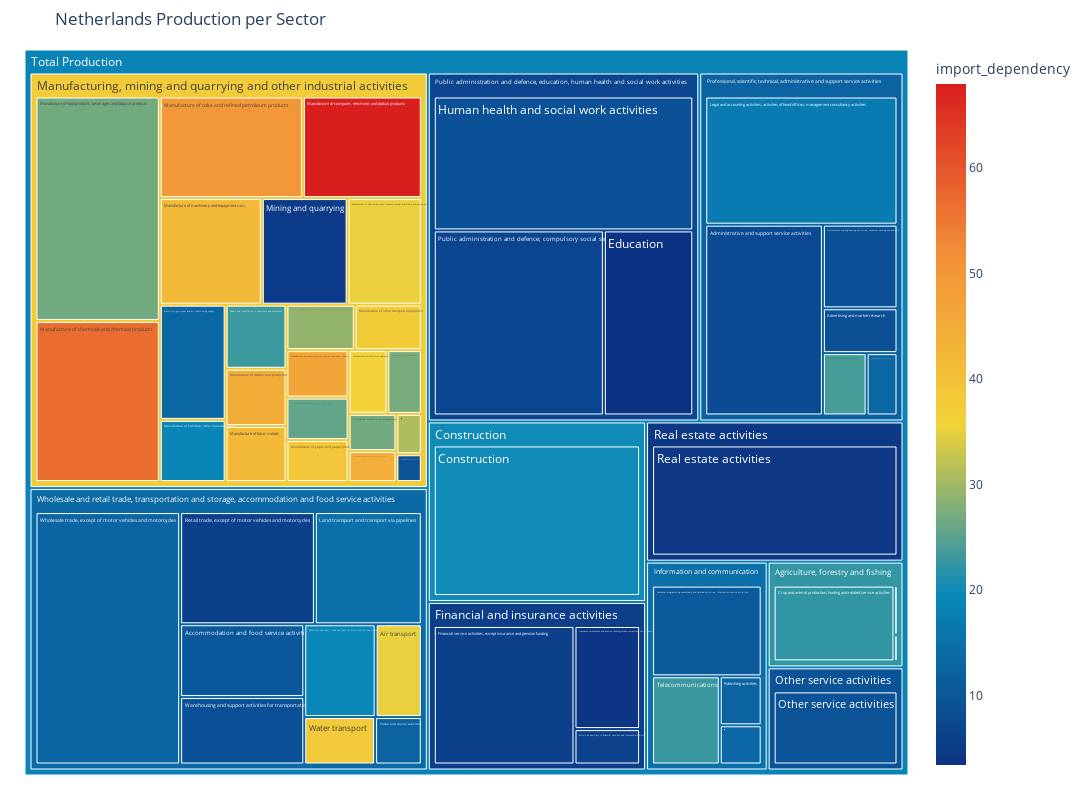

Write notebook code for a chart like this one.
### Code cell
fig1 = px.treemap(production_per_sector.iloc[:-2,:],path=[px.Constant("Total Production"),'aggregate_sector_name', 'sector_name'],values='production',color='import_dependency'
,color_continuous_scale='Portland',title='Netherlands Production per Sector',width=1400, height=800)
fig1.update_layout( 
    margin = dict(t=50, l=25, r=25, b=25))
fig1.show()

### Figure 1 — Plotly figure (JSON) as saved in the notebook; plotly's stock layout.template omitted (floating-point values rounded to 4 significant figures)
{"data": [{"branchvalues": "total", "customdata": [[10.33], [6.15], [7.85], [8.67], [34.97], [9.01], [10.73], [20], [22.3], [3.42], [13.15], [5.81], [22.09], [21.04], [9.16], [4.05], [14.82], [17.07], [41.78], [25.76], [56.69], [49.6], [67.97], [35.85], [35.11], [26.78], [18.95], [42.14], [46.43], [27.28], [37.5], [38.76], [44.79], [44.52], [31.01], [5.13], [13.33], [23.84], [9.33], [12.58], [26.88], [6.81], [12.5], [4.37], [22.98], [5.9], [13.05], [29.06], [22.87], [9.01], [9.4], [38.07], [19.15], [12.94], [22.29], [20], [5.421], [14.83], [37.49], [9.33], [12.59], [7.119], [4.37], [13.75], [18.52]], "domain": {"x": [0, 1], "y": [0, 1]}, "hovertemplate": "labels=%{label}<br>production=%{value}<br>parent=%{parent}<br>id=%{id}<br>import_dependency=%{color}<extra></extra>", "ids": ["Total Production/Wholesale and retail trade, transportation and storage, accommodation and food service activities/Accommodation and food service activities", "Total Production/Financial and insurance activities/Activities auxiliary to financial services and insurance activities", "Total Production/Professional, scientific, technical, administrative and support service activities/Administrative and support service activities", "Total Production/Professional, scientific, technical, administrative and support service activities/Advertising and market research", "Total Production/Wholesale and retail trade, transportation and storage, accommodation and food service activities/Air transport", "Total Production/Professional, scientific, technical, administrative and support service activities/Architectural and engineering activities; technical testing and analysis", "Total Production/Information and communication/Computer programming, consultancy and related activities; information service activities", "Total Production/Construction/Construction", "Total Production/Agriculture, forestry and fishing/Crop and animal production, hunting and related service activities", "Total Production/Public administration and defence, education, human health and social work activities/Education", "Total Production/Manufacturing, mining and quarrying and other industrial activities/Electricity, gas, steam and air conditioning supply", "Total Production/Financial and insurance activities/Financial service activities, except insurance and pension funding", "Total Production/Agriculture, forestry and fishing/Fishing and aquaculture", "Total Production/Agriculture, forestry and fishing/Forestry and logging", "Total Production/Public administration and defence, education, human health and social work activities/Human health and social work activities", "Total Production/Financial and insurance activities/Insurance, reinsurance and pension funding, except compulsory social security", "Total Production/Wholesale and retail trade, transportation and storage, accommodation and food service activities/Land transport and transport via pipelines", "Total Production/Professional, scientific, technical, administrative and support service activities/Legal and accounting activities; activities of head offices; management consultancy activities", "Total Production/Manufacturing, mining and quarrying and other industrial activities/Manufacture of basic metals", "Total Production/Manufacturing, mining and quarrying and other industrial activities/Manufacture of basic pharmaceutical products and pharmaceutical preparations", "Total Production/Manufacturing, mining and quarrying and other industrial activities/Manufacture of chemicals and chemical products ", "Total Production/Manufacturing, mining and quarrying and other industrial activities/Manufacture of coke and refined petroleum products ", "Total Production/Manufacturing, mining and quarrying and other industrial activities/Manufacture of computer, electronic and optical products", "Total Production/Manufacturing, mining and quarrying and other industrial activities/Manufacture of electrical equipment", "Total Production/Manufacturing, mining and quarrying and other industrial activities/Manufacture of fabricated metal products, except machinery and equipment", "Total Production/Manufacturing, mining and quarrying and other industrial activities/Manufacture of food products, beverages and tobacco products", "Total Production/Manufacturing, mining and quarrying and other industrial activities/Manufacture of furniture; other manufacturing", "Total Production/Manufacturing, mining and quarrying and other industrial activities/Manufacture of machinery and equipment n.e.c.", "Total Production/Manufacturing, mining and quarrying and other industrial activities/Manufacture of motor vehicles, trailers and semi-trailers", "Total Production/Manufacturing, mining and quarrying and other industrial activities/Manufacture of other non-metallic mineral products", "Total Production/Manufacturing, mining and quarrying and other industrial activities/Manufacture of other transport equipment", "Total Production/Manufacturing, mining and quarrying and other industrial activities/Manufacture of paper and paper products", "Total Production/Manufacturing, mining and quarrying and other industrial activities/Manufacture of rubber and plastic products", "Total Production/Manufacturing, mining and quarrying and other industrial activities/Manufacture of textiles, wearing apparel and leather products", "Total Production/Manufacturing, mining and quarrying and other industrial activities/Manufacture of wood and of products of wood and cork, except furniture; manufacture of articles of straw and plaiting materials", "Total Production/Manufacturing, mining and quarrying and other industrial activities/Mining and quarrying", "Total Production/Information and communication/Motion picture, video and television programme production, sound recording and music publishing activities; programming and broadcasting activities", "Total Production/Professional, scientific, technical, administrative and support service activities/Other professional, scientific and technical activities; veterinary activities", "Total Production/Other service activities/Other service activities", "Total Production/Wholesale and retail trade, transportation and storage, accommodation and food service activities/Postal and courier activities", "Total Production/Manufacturing, mining and quarrying and other industrial activities/Printing and reproduction of recorded media", "Total Production/Public administration and defence, education, human health and social work activities/Public administration and defence; compulsory social security", "Total Production/Information and communication/Publishing activities", "Total Production/Real estate activities/Real estate activities", "Total Production/Manufacturing, mining and quarrying and other industrial activities/Repair and installation of machinery and equipment", "Total Production/Wholesale and retail trade, transportation and storage, accommodation and food service activities/Retail trade, except of motor vehicles and motorcycles", "Total Production/Professional, scientific, technical, administrative and support service activities/Scientific research and development", "Total Production/Manufacturing, mining and quarrying and other industrial activities/Sewerage; waste collection, treatment and disposal activities; materials recovery; remediation activities and other waste management services ", "Total Production/Information and communication/Telecommunications", "Total Production/Wholesale and retail trade, transportation and storage, accommodation and food service activities/Warehousing and support activities for transportation", "Total Production/Manufacturing, mining and quarrying and other industrial activities/Water collection, treatment and supply", "Total Production/Wholesale and retail trade, transportation and storage, accommodation and food service activities/Water transport", "Total Production/Wholesale and retail trade, transportation and storage, accommodation and food service activities/Wholesale and retail trade and repair of motor vehicles and motorcycles", "Total Production/Wholesale and retail trade, transportation and storage, accommodation and food service activities/Wholesale trade, except of motor vehicles and motorcycles", "Total Production/Agriculture, forestry and fishing", "Total Production/Construction", "Total Production/Financial and insurance activities", "Total Production/Information and communication", "Total Production/Manufacturing, mining and quarrying and other industrial activities", "Total Production/Other service activities", "Total Production/Professional, scientific, technical, administrative and support service activities", "Total Production/Public administration and defence, education, human health and social work activities", "Total Production/Real estate activities", "Total Production/Wholesale and retail trade, transportation and storage, accommodation and food service activities", "Total Production"], "labels": ["Accommodation and food service activities", "Activities auxiliary to financial services and insurance activities", "Administrative and support service activities", "Advertising and market research", "Air transport", "Architectural and engineering activities; technical testing and analysis", "Computer programming, consultancy and related activities; information service activities", "Construction", "Crop and animal production, hunting and related service activities", "Education", "Electricity, gas, steam and air conditioning supply", "Financial service activities, except insurance and pension funding", "Fishing and aquaculture", "Forestry and logging", "Human health and social work activities", "Insurance, reinsurance and pension funding, except compulsory social security", "Land transport and transport via pipelines", "Legal and accounting activities; activities of head offices; management consultancy activities", "Manufacture of basic metals", "Manufacture of basic pharmaceutical products and pharmaceutical preparations", "Manufacture of chemicals and chemical products ", "Manufacture of coke and refined petroleum products ", "Manufacture of computer, electronic and optical products", "Manufacture of electrical equipment", "Manufacture of fabricated metal products, except machinery and equipment", "Manufacture of food products, beverages and tobacco products", "Manufacture of furniture; other manufacturing", "Manufacture of machinery and equipment n.e.c.", "Manufacture of motor vehicles, trailers and semi-trailers", "Manufacture of other non-metallic mineral products", "Manufacture of other transport equipment", "Manufacture of paper and paper products", "Manufacture of rubber and plastic products", "Manufacture of textiles, wearing apparel and leather products", "Manufacture of wood and of products of wood and cork, except furniture; manufacture of articles of straw and plaiting materials", "Mining and quarrying", "Motion picture, video and television programme production, sound recording and music publishing activities; programming and broadcasting activities", "Other professional, scientific and technical activities; veterinary activities", "Other service activities", "Postal and courier activities", "Printing and reproduction of recorded media", "Public administration and defence; compulsory social security", "Publishing activities", "Real estate activities", "Repair and installation of machinery and equipment", "Retail trade, except of motor vehicles and motorcycles", "Scientific research and development", "Sewerage; waste collection, treatment and disposal activities; materials recovery; remediation activities and other waste management services ", "Telecommunications", "Warehousing and support activities for transportation", "Water collection, treatment and supply", "Water transport", "Wholesale and retail trade and repair of motor vehicles and motorcycles", "Wholesale trade, except of motor vehicles and motorcycles", "Agriculture, forestry and fishing", "Construction", "Financial and insurance activities", "Information and communication", "Manufacturing, mining and quarrying and other industrial activities", "Other service activities", "Professional, scientific, technical, administrative and support service activities", "Public administration and defence, education, human health and social work activities", "Real estate activities", "Wholesale and retail trade, transportation and storage, accommodation and food service activities", "Total Production"], "marker": {"coloraxis": "coloraxis", "colors": [10.33, 6.15, 7.85, 8.67, 34.97, 9.01, 10.73, 20, 22.3, 3.42, 13.15, 5.81, 22.09, 21.04, 9.16, 4.05, 14.82, 17.07, 41.78, 25.76, 56.69, 49.6, 67.97, 35.85, 35.11, 26.78, 18.95, 42.14, 46.43, 27.28, 37.5, 38.76, 44.79, 44.52, 31.01, 5.13, 13.33, 23.84, 9.33, 12.58, 26.88, 6.81, 12.5, 4.37, 22.98, 5.9, 13.05, 29.06, 22.87, 9.01, 9.4, 38.07, 19.15, 12.94, 22.29, 20, 5.421, 14.83, 37.49, 9.33, 12.59, 7.119, 4.37, 13.75, 18.52]}, "name": "", "parents": ["Total Production/Wholesale and retail trade, transportation and storage, accommodation and food service activities", "Total Production/Financial and insurance activities", "Total Production/Professional, scientific, technical, administrative and support service activities", "Total Production/Professional, scientific, technical, administrative and support service activities", "Total Production/Wholesale and retail trade, transportation and storage, accommodation and food service activities", "Total Production/Professional, scientific, technical, administrative and support service activities", "Total Production/Information and communication", "Total Production/Construction", "Total Production/Agriculture, forestry and fishing", "Total Production/Public administration and defence, education, human health and social work activities", "Total Production/Manufacturing, mining and quarrying and other industrial activities", "Total Production/Financial and insurance activities", "Total Production/Agriculture, forestry and fishing", "Total Production/Agriculture, forestry and fishing", "Total Production/Public administration and defence, education, human health and social work activities", "Total Production/Financial and insurance activities", "Total Production/Wholesale and retail trade, transportation and storage, accommodation and food service activities", "Total Production/Professional, scientific, technical, administrative and support service activities", "Total Production/Manufacturing, mining and quarrying and other industrial activities", "Total Production/Manufacturing, mining and quarrying and other industrial activities", "Total Production/Manufacturing, mining and quarrying and other industrial activities", "Total Production/Manufacturing, mining and quarrying and other industrial activities", "Total Production/Manufacturing, mining and quarrying and other industrial activities", "Total Production/Manufacturing, mining and quarrying and other industrial activities", "Total Production/Manufacturing, mining and quarrying and other industrial activities", "Total Production/Manufacturing, mining and quarrying and other industrial activities", "Total Production/Manufacturing, mining and quarrying and other industrial activities", "Total Production/Manufacturing, mining and quarrying and other industrial activities", "Total Production/Manufacturing, mining and quarrying and other industrial activities", "Total Production/Manufacturing, mining and quarrying and other industrial activities", "Total Production/Manufacturing, mining and quarrying and other industrial activities", "Total Production/Manufacturing, mining and quarrying and other industrial activities", "Total Production/Manufacturing, mining and quarrying and other industrial activities", "Total Production/Manufacturing, mining and quarrying and other industrial activities", "Total Production/Manufacturing, mining and quarrying and other industrial activities", "Total Production/Manufacturing, mining and quarrying and other industrial activities", "Total Production/Information and communication", "Total Production/Professional, scientific, technical, administrative and support service activities", "Total Production/Other service activities", "Total Production/Wholesale and retail trade, transportation and storage, accommodation and food service activities", "Total Production/Manufacturing, mining and quarrying and other industrial activities", "Total Production/Public administration and defence, education, human health and social work activities", "Total Production/Information and communication", "Total Production/Real estate activities", "Total Production/Manufacturing, mining and quarrying and other industrial activities", "Total Production/Wholesale and retail trade, transportation and storage, accommodation and food service activities", "Total Production/Professional, scientific, technical, administrative and support service activities", "Total Production/Manufacturing, mining and quarrying and other industrial activities", "Total Production/Information and communication", "Total Production/Wholesale and retail trade, transportation and storage, accommodation and food service activities", "Total Production/Manufacturing, mining and quarrying and other industrial activities", "Total Production/Wholesale and retail trade, transportation and storage, accommodation and food service activities", "Total Production/Wholesale and retail trade, transportation and storage, accommodation and food service activities", "Total Production/Wholesale and retail trade, transportation and storage, accommodation and food service activities", "Total Production", "Total Production", "Total Production", "Total Production", "Total Production", "Total Production", "Total Production", "Total Production", "Total Production", "Total Production", ""], "type": "treemap", "values": [28560.0, 8190.0, 71450.0, 10650.0, 13520.0, 19870.0, 35280.0, 107900.0, 38370.0, 51860.0, 23080.0, 68730.0, 633.7, 341.4, 109000.0, 23840.0, 37900.0, 78460.0, 10380.0, 8032.0, 60990.0, 44250.0, 36760.0, 7525.0, 24080.0, 84950.0, 12470.0, 33090.0, 8986.0, 6676.0, 9274.0, 7950.0, 10600.0, 4504.0, 3127.0, 27850.0, 5833.0, 8678.0, 38370.0, 7004.0, 5423.0, 98680.0, 7284.0, 98850.0, 11870.0, 47760.0, 6127.0, 9451.0, 21180.0, 26450.0, 2152.0, 10620.0, 20940.0, 115400.0, 39350.0, 107900.0, 100800.0, 69580.0, 453500.0, 38370.0, 195200.0, 259500.0, 98850.0, 308100.0, 1671000.0]}], "layout": {"coloraxis": {"colorbar": {"title": {"text": "import_dependency"}}, "colorscale": [[0, "rgb(12,51,131)"], [0.25, "rgb(10,136,186)"], [0.5, "rgb(242,211,56)"], [0.75, "rgb(242,143,56)"], [1, "rgb(217,30,30)"]]}, "height": 800, "legend": {"tracegroupgap": 0}, "margin": {"b": 25, "l": 25, "r": 25, "t": 50}, "title": {"text": "Netherlands Production per Sector"}, "width": 1400}}
